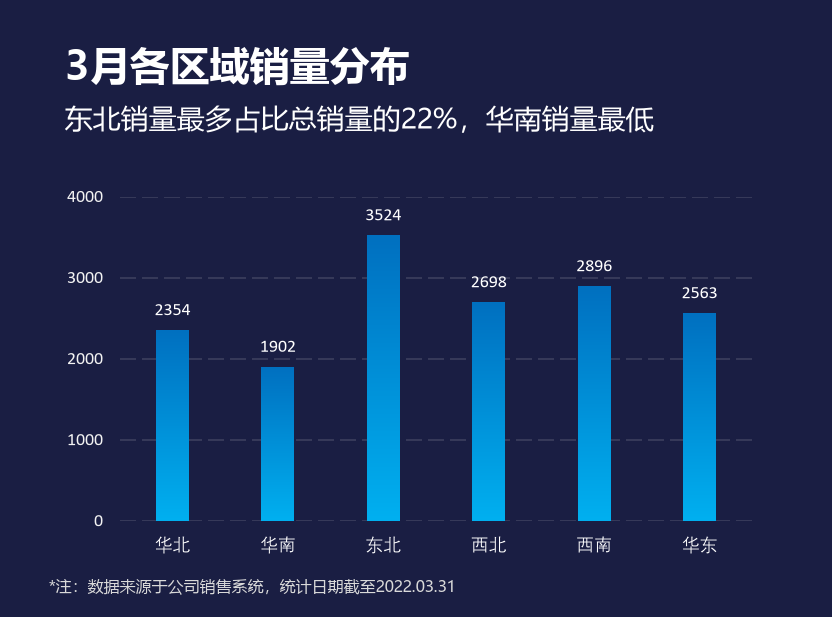

Source code (Python):
# -*- coding: utf-8 -*-
"""
图表复刻 1/15 —— 渐变柱形图

复刻对象：`第二章 图表(前15).xlsx` 工作表「1 渐变柱形图」中的图表。
原始图表由 Excel 生成，本脚本用 matplotlib 逐像素还原其外观。

数据来源：'1 渐变柱形图'!$B$3:$C$8

样式规格全部取自该 xlsx 的图表 XML（xl/charts/chart1.xml、
xl/drawings/drawing2.xml），关键参数如下：

    图表区背景          srgbClr 1A1E43
    绘图区              manualLayout x=0.143995 y=0.318858 w=0.760232 h=0.525407
    柱形渐变            gradFill 线性 ang=5400000（自上而下）
                        pos=0     0070C0
                        pos=100000 00B0F0
    柱宽/间距           gapWidth=219%  ->  柱宽 = 类别宽 / 3.19
    数值轴              majorUnit=1000，范围 0~4000，标签色 bg1 lumMod 95% (#F2F2F2)
    网格线              tx1 lumMod 15% lumOff 85% alpha 20%（即 #D9D9D9 @ 20%）
                        线宽 9525EMU = 0.75pt，prstDash="lgDash"
    数据标签            dLblPos="outEnd"，showVal=1，9pt，白色
    坐标轴标签          9pt
    标题                微软雅黑 20pt 加粗 白色，行距 24pt
    副标题              微软雅黑 14pt 白色，行距 24pt
    脚注                微软雅黑 8pt，bg1 lumMod 85% (#D9D9D9)

坐标轴/数据标签的 Latin 字体继承主题 (+mn-lt = Calibri)，中日韩字形
继承工作簿默认字体（等线 / DengXian）。

运行：python chart1_gradient_bar.py
输出：chart1_gradient_bar.png（832 x 617，与 Excel 导出图等比同尺寸）
"""

import os

import matplotlib
import matplotlib.pyplot as plt
import numpy as np
from matplotlib import font_manager
from matplotlib.colors import LinearSegmentedColormap
from matplotlib.transforms import ScaledTranslation

# --------------------------------------------------------------------------
# 常量：全部按 Excel 图表的原始定义换算
# --------------------------------------------------------------------------

# Excel 图表对象尺寸 416 x 308.75 pt；此处按 2 px/pt 导出，
# 因此画布取 832 x 617 px，1 个参考像素 = 1 个输出像素。
DPI = 100
FIG_W_PX, FIG_H_PX = 832, 617

# 字号换算：画布尺寸是 Excel 图表的 1.44 倍（= 2 * 72 / 100），
# 所以 matplotlib 字号 = Excel 字号 * 1.44。
FONT_SCALE = 2 * 72 / DPI  # 1.44

BACKGROUND = "#1A1E43"
BAR_GRADIENT = ("#0070C0", "#00B0F0")  # 顶部 -> 底部
GRID_COLOR = "#D9D9D9"
GRID_ALPHA = 0.20
VALUE_LABEL_COLOR = "#F2F2F2"
FOOTNOTE_COLOR = "#D9D9D9"

REGIONS = ["华北", "华南", "东北", "西北", "西南", "华东"]
SALES = [2354, 1902, 3524, 2698, 2896, 2563]

TITLE = "3月各区域销量分布"
SUBTITLE = "东北销量最多占比总销量的22%，华南销量最低"
FOOTNOTE = "*注：数据来源于公司销售系统，统计日期截至2022.03.31"

# 绘图区在图表中的相对位置（取自 chart1.xml 的 manualLayout）
AXES_LEFT = 0.14399451906746949
AXES_WIDTH = 0.7602323606607998
AXES_TOP = 0.31885801039575934
AXES_HEIGHT = 0.5254068241469817

# gapWidth=219%：柱宽占类别宽的比例为 1 / (1 + 2.19)
BAR_WIDTH = 1.0 / (1.0 + 219.0 / 100.0)

Y_MAX = 4000
Y_TICKS = [0, 1000, 2000, 3000, 4000]


def _pick_font(candidates, fallback="DejaVu Sans"):
    """返回第一个已安装的字体名，用于在缺少中文字体的机器上仍可运行。"""
    installed = {f.name for f in font_manager.fontManager.ttflist}
    for name in candidates:
        if name in installed:
            return name
    return fallback


# 标题/副标题/脚注在 XML 中显式指定了「微软雅黑」
UI_FONT = _pick_font(["Microsoft YaHei", "微软雅黑", "SimHei", "DengXian"])
# 坐标轴与数据标签：Latin 用 Calibri，中文回退到等线（工作簿默认字体）
AXIS_FONT = _pick_font(["Calibri"])
AXIS_CJK_FONT = _pick_font(["DengXian", "等线", "SimSun", "Microsoft YaHei"])
AXIS_FONTS = [AXIS_FONT, AXIS_CJK_FONT]  # matplotlib 逐字符回退

plt.rcParams["axes.unicode_minus"] = False
# 网格线虚线按 XML 的实测长度给定，不再乘线宽
plt.rcParams["lines.scale_dashes"] = False


def draw_gradient_bars(axis, positions, values):
    """绘制带线性渐变填充的柱形。

    Excel 的渐变作用在单个柱子上（每根柱子的渐变都铺满自身高度），
    因此逐柱贴一张渐变位图，并用柱子自身作为裁剪路径。
    """
    cmap = LinearSegmentedColormap.from_list("bar_gradient", BAR_GRADIENT)
    # 第一行对应 extent 顶部 —— origin='upper'，故 0 在顶、1 在底。
    ramp = np.linspace(0.0, 1.0, 256).reshape(-1, 1)

    bars = axis.bar(
        positions,
        values,
        width=BAR_WIDTH,
        facecolor="none",
        edgecolor="none",
        zorder=2,
    )

    for bar in bars:
        left = bar.get_x()
        right = left + bar.get_width()
        axis.imshow(
            ramp,
            extent=(left, right, 0, bar.get_height()),
            cmap=cmap,
            origin="upper",
            aspect="auto",
            interpolation="bilinear",
            clip_path=bar,
            clip_on=True,
            zorder=2,
        )


def main():
    figure = plt.figure(figsize=(FIG_W_PX / DPI, FIG_H_PX / DPI), dpi=DPI)
    figure.patch.set_facecolor(BACKGROUND)

    axis = figure.add_axes(
        [
            AXES_LEFT,
            1.0 - AXES_TOP - AXES_HEIGHT,
            AXES_WIDTH,
            AXES_HEIGHT,
        ]
    )
    axis.set_facecolor(BACKGROUND)

    positions = np.arange(len(REGIONS))
    draw_gradient_bars(axis, positions, SALES)

    # 坐标范围：每个类别占 1 格，两侧各留半格
    axis.set_xlim(-0.5, len(REGIONS) - 0.5)
    axis.set_ylim(0, Y_MAX)

    # ---- 坐标轴 ----
    axis.set_axisbelow(True)
    axis.grid(
        axis="y",
        color=GRID_COLOR,
        alpha=GRID_ALPHA,
        linewidth=0.75 * FONT_SCALE,          # 9525 EMU = 0.75pt -> 1.08pt
        linestyle=(0, (11.52, 4.32)),         # prstDash="lgDash"，按导出图实测
        zorder=0,
    )

    axis.set_xticks(positions)
    axis.set_xticklabels(
        REGIONS,
        color="white",
        fontsize=9 * FONT_SCALE,
        fontfamily=AXIS_FONTS,
    )
    axis.set_yticks(Y_TICKS)
    axis.set_yticklabels(
        [str(v) for v in Y_TICKS],
        color=VALUE_LABEL_COLOR,
        fontsize=9 * FONT_SCALE,
        fontfamily=AXIS_FONTS,
    )

    axis.tick_params(axis="x", length=0, pad=11.2)   # 柱底到类别文字 15.5px
    axis.tick_params(axis="y", length=0, pad=12.1)   # 绘图区左缘到数字 17.8px

    # Excel 把刻度文字按行框垂直居中，matplotlib 按墨迹包围盒居中，
    # 两者相差约 1.5px，这里补一个竖直微调。
    shift = ScaledTranslation(0, 1.5 / DPI, figure.dpi_scale_trans)
    for label in axis.get_yticklabels():
        label.set_transform(label.get_transform() + shift)

    for spine in axis.spines.values():
        spine.set_visible(False)

    # ---- 数据标签：位于柱顶上方，基线距柱顶 15px ----
    for position, value in zip(positions, SALES):
        axis.annotate(
            str(value),
            xy=(position, value),
            xytext=(0, 15 * 72 / DPI),
            textcoords="offset points",
            ha="center",
            va="baseline",
            color="white",
            fontsize=9 * FONT_SCALE,
            fontfamily=AXIS_FONTS,
            zorder=3,
        )

    # ---- 文本：按 XML 中文本框位置与基线对齐 ----
    figure.text(
        0.07770,
        1.0 - 80.0 / FIG_H_PX,
        TITLE,
        ha="left",
        va="baseline",
        color="white",
        fontsize=20 * FONT_SCALE,
        fontweight="bold",
        fontfamily=UI_FONT,
    )
    figure.text(
        0.07770,
        1.0 - 128.5 / FIG_H_PX,
        SUBTITLE,
        ha="left",
        va="baseline",
        color="white",
        fontsize=14 * FONT_SCALE,
        fontfamily=UI_FONT,
    )
    figure.text(
        0.05847,
        1.0 - 592.0 / FIG_H_PX,
        FOOTNOTE,
        ha="left",
        va="baseline",
        color=FOOTNOTE_COLOR,
        fontsize=8 * FONT_SCALE,
        fontfamily=UI_FONT,
    )

    output = os.path.join(os.path.dirname(os.path.abspath(__file__)),
                          "chart1_gradient_bar.png")
    figure.savefig(output, dpi=DPI, facecolor=BACKGROUND)
    print("saved:", output)
    return figure


if __name__ == "__main__":
    if matplotlib.get_backend().lower() == "agg":
        main()
    else:
        main()
        plt.show()
